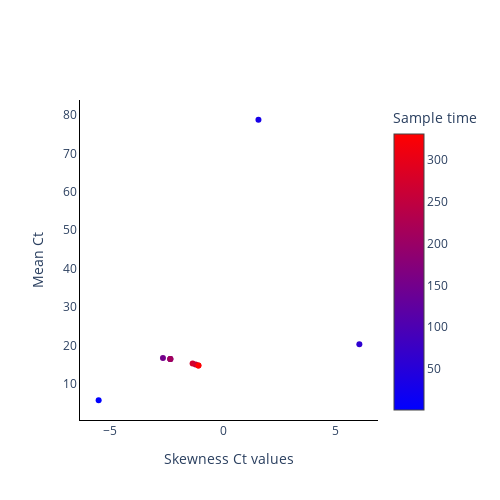

Source (notebook cell):
### Code cell
fig = go.Figure()

fig.add_trace(
    go.Scatter(
        y=np.mean(vr_values[0, :, :], axis=1).tolist(),
        x=skews,
        mode='markers',
        name='Mean Ct',
        marker_color=sample_points,
        marker_colorscale='BlueRed',
        marker_colorbar_title=dict(
            text='Sample time',
            side='top'),
        marker_showscale=True,
        showlegend=False,
    )
)

# Add axis labels
fig.update_layout(
    width=500, 
    height=500,
    plot_bgcolor='white',
    xaxis=dict(
        linecolor='black',
        title = 'Skewness Ct values'
        ),
    yaxis=dict(
        linecolor='black',
        title = 'Mean Ct'),
    #legend=dict(
    #    orientation="h",
    #    yanchor="bottom",
    #    y=1.02,
    #    xanchor="right",
    #    x=1
    #)
    )

fig.write_image('images/Mean_vs_Skewness.pdf')
fig.show()

### Figure 1 — Plotly figure (JSON) as saved in the notebook; plotly's stock layout.template omitted (floating-point values rounded to 4 significant figures)
{"data": [{"marker": {"color": [1, 31, 61, 91, 121, 151, 181, 211, 241, 271, 301, 331], "colorbar": {"title": {"side": "top", "text": "Sample time"}}, "colorscale": [[0, "rgb(0,0,255)"], [1, "rgb(255,0,0)"]], "showscale": true}, "mode": "markers", "name": "Mean Ct", "showlegend": false, "type": "scatter", "x": [-5.518, 1.569, 6.044, NaN, -2.339, -2.667, -2.339, -2.339, -1.218, -1.352, -1.094, -1.094], "y": [5.814, 78.73, 20.34, 18, 16.56, 16.8, 16.56, 16.56, 15.12, 15.36, 14.88, 14.88]}], "layout": {"height": 500, "plot_bgcolor": "white", "width": 500, "xaxis": {"linecolor": "black", "title": {"text": "Skewness Ct values"}}, "yaxis": {"linecolor": "black", "title": {"text": "Mean Ct"}}}}
